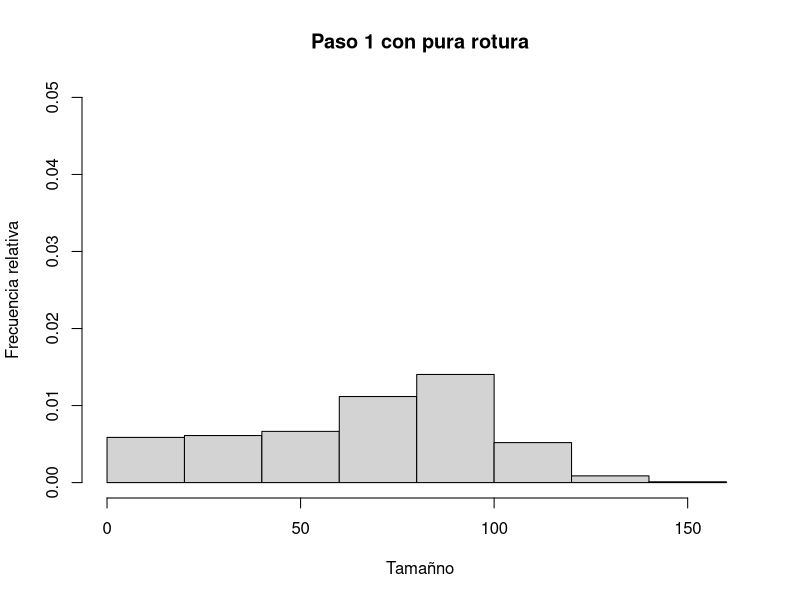
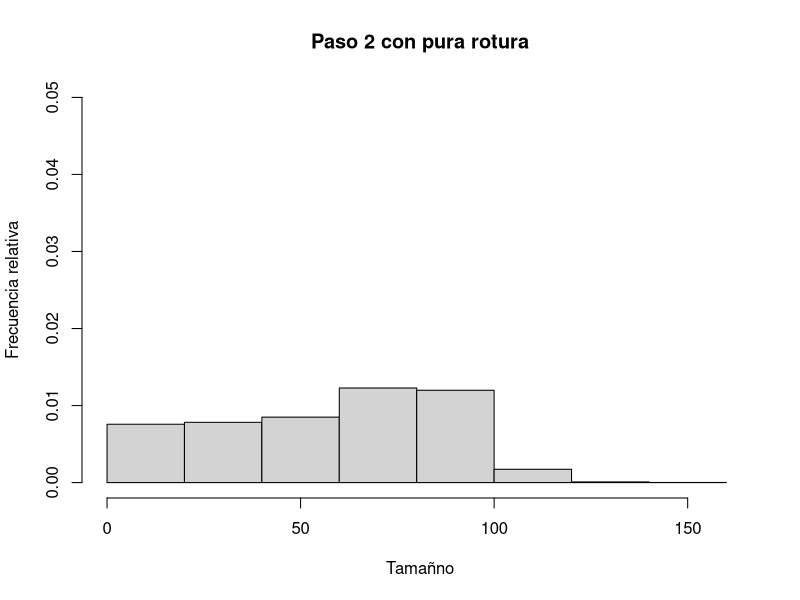
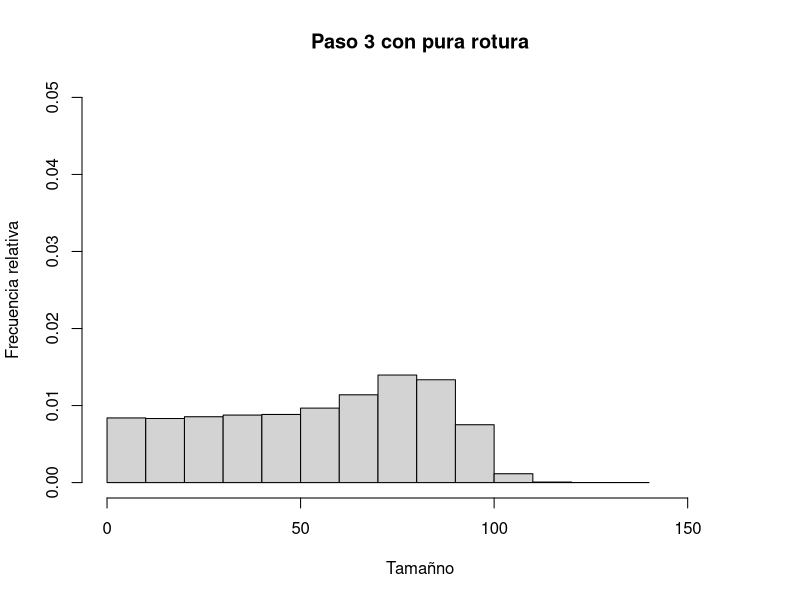
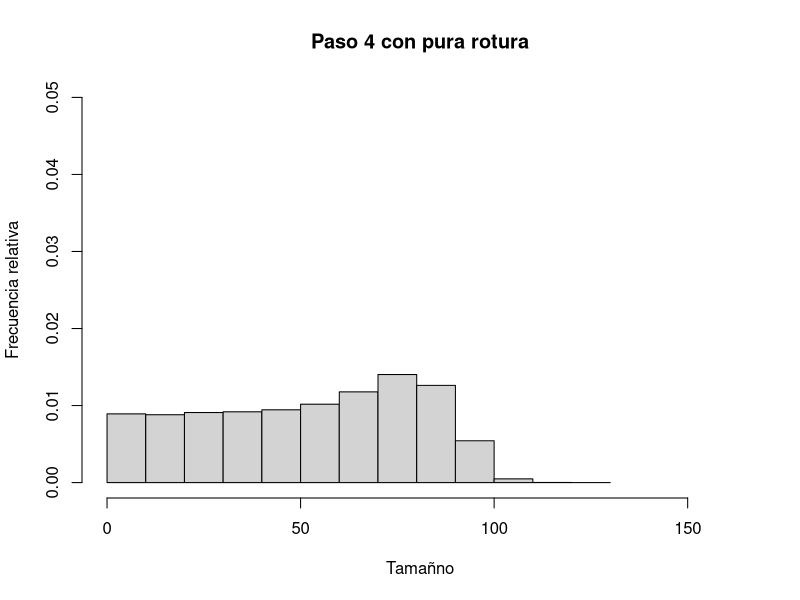
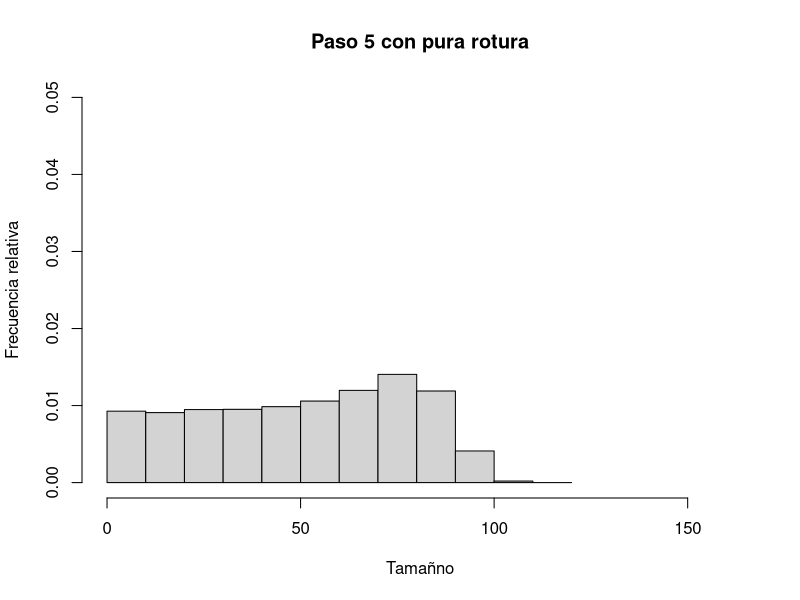
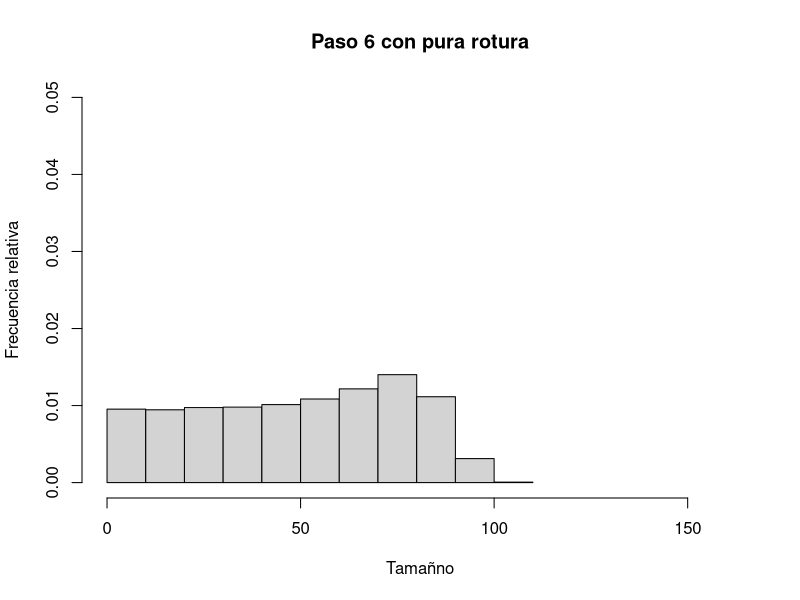
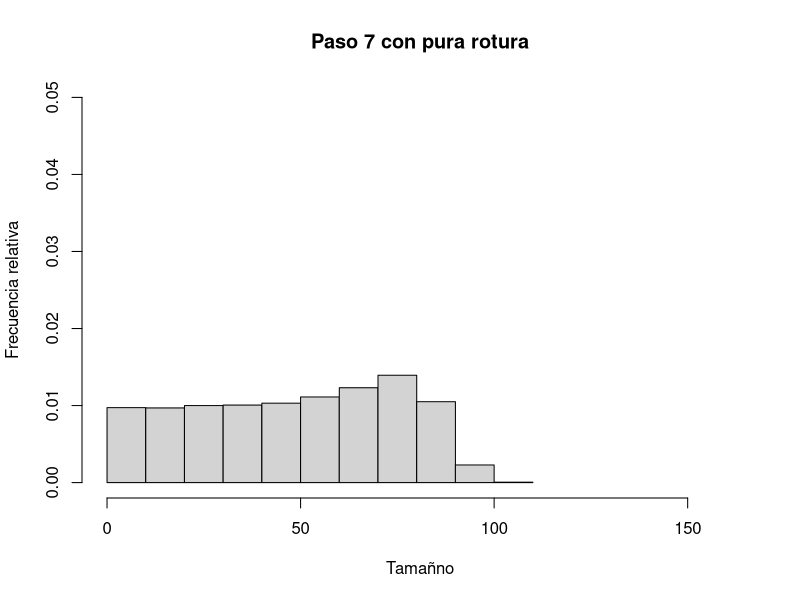
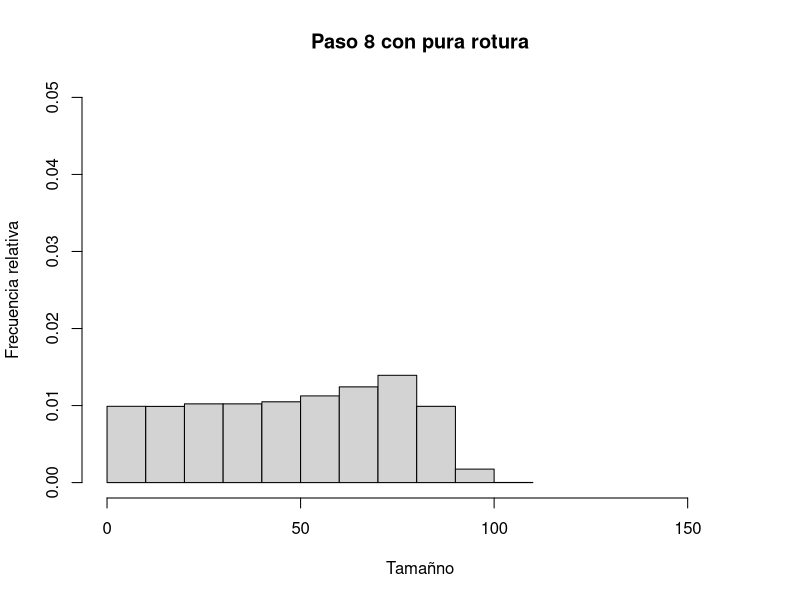

Write R code to recreate these figures, in order.
k <- 10000
n <- 1000000
originales <- rnorm(k)
cumulos <- originales - min(originales) + 1
cumulos <- round(n * cumulos / sum(cumulos))
diferencia <- n - sum(cumulos)
if (diferencia > 0) {
    for (i in 1:diferencia) {
        p <- sample(1:k, 1)
        cumulos[p] <- cumulos[p] + 1
    }
} else if (diferencia < 0) {
    for (i in 1:-diferencia) {
        p <- sample(1:k, 1)
        if (cumulos[p] > 1) {
            cumulos[p] <- cumulos[p] - 1
        }
    }
}
c <- median(cumulos) # tamanio critico de cumulos
d <- sd(cumulos) / 4 # factor arbitrario para suavizar la curva
rotura <- function(x) {
    return (1 / (1 + exp((c - x) / d)))
}
union <- function(x) {
    return (exp(-x / c))
}
romperse <- function(tam, cuantos) {
    res <- integer()
    for (cumulo in 1:cuantos) {
        if (runif(1) < rotura(tam)) {
            primera <- sample(1:(tam-1), 1)
            segunda <- tam - primera
            res <- c(res, primera, segunda)
        } else {
            res <- c(res, tam)
        }
    }
    return(res)
}
freq <- as.data.frame(table(cumulos))
names(freq) <- c("tam", "num")
freq$tam <- as.numeric(levels(freq$tam))[freq$tam]
duracion <- 10
digitos <- floor(log(duracion, 10)) + 1
xmax <- NULL
for (paso in 1:duracion) {
    pedazos <- integer()
    for (i in 1:dim(freq)[1]) {
        urna <- freq[i,]
        pedazos <- c(pedazos, romperse(urna$tam, urna$num))
    }
    tl <- paste(paso, "", sep<-"")
    while (nchar(tl) < digitos) {
        tl <- paste("0", tl, sep="")
    }
    if (is.null(xmax)) {
        xmax <- 1.05 * max(pedazos)
    }
    png(paste("p8_t", tl, ".png", sep=""), width=300, height=300)
    hist(pedazos, breaks=10, main=paste("Paso", paso, "con pura rotura"), 
         freq=FALSE, xlim=c(0, xmax), ylim=c(0, 0.05),
         xlab="Tama\u{00f1}no", ylab="Frecuencia relativa")
    graphics.off()
    freq <- as.data.frame(table(pedazos))
    names(freq) <- c("tam", "num")
    freq$tam <- as.numeric(levels(freq$tam))[freq$tam]
}
